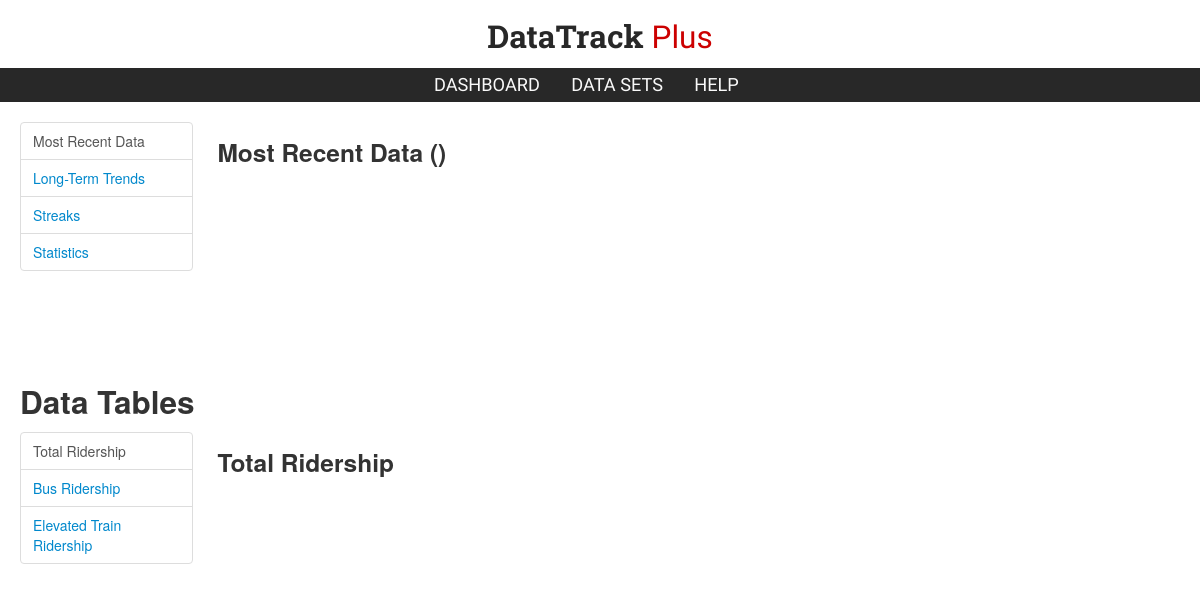
The page /?id=display&dataset=1 on the database its author committed.
### tables this page shows
CREATE TABLE `fields` (
  `id` int(11) NOT NULL AUTO_INCREMENT,
  `dataset` int(11) DEFAULT NULL,
  `field` varchar(100) DEFAULT NULL,
  `text` varchar(100) NOT NULL,
  `major` tinyint(4) DEFAULT '0',
  PRIMARY KEY (`id`),
  KEY `dataset` (`dataset`),
  CONSTRAINT `fields_ibfk_1` FOREIGN KEY (`dataset`) REFERENCES `datasets` (`id`) ON DELETE CASCADE
);

### index.php (called while the page is built, shortened)
<?php
include('templates/header.php');
if(array_key_exists('id',$_GET)){
    $id = $_GET['id'];
}
else{
    $id = 'home';
}
include("templates/$id.php");
include('templates/footer.php');
?>

### includes/meekro.php (called while the page is built, shortened)
<?php
class MeekroDB {
  public $dbName = '';
  public $user = '';
  public $password = '';
  public $host = 'localhost';
  public $port = null;
  public $encoding = 'latin1';
  public $internal_mysql = null;
  public function __construct($host=null, $user=null, $password=null, $dbName=null, $port=null, $encoding=null) {
    if ($port === null) $port = DB::$port;
    if ($encoding === null) $encoding = DB::$encoding;
    $this->host = $host;
    $this->user = $user;
    $this->password = $password;
    $this->dbName = $dbName;
    $this->port = $port;
    $this->encoding = $encoding;
  }
  public function get() {
    $mysql = $this->internal_mysql;
    if (!($mysql instanceof MySQLi)) {
      if (! $this->port) $this->port = ini_get('mysqli.default_port');
      $mysql = new mysqli($this->host, $this->user, $this->password, $this->dbName, $this->port);
      $mysql->set_charset($this->encoding);
      $this->internal_mysql = $mysql;
    }
    return $mysql;
  }
  protected function preparseQueryParams() {
    $args = func_get_args();
    $sql = trim(strval(array_shift($args)));
    $args_all = $args;
    if (count($args_all) == 0) return array($sql);
    $chunkyQuery = array();
    return $chunkyQuery;
  }
  protected function parseQueryParams() {
    $args = func_get_args();
    $chunkyQuery = call_user_func_array(array($this, 'preparseQueryParams'), $args);
    $query = '';
    foreach ($chunkyQuery as $chunk) {
      if (is_string($chunk)) {
        $query .= $chunk;
        continue;
      }
      $result = '';
      $query .= $result;
    }
    return $query;
  }
  protected function prependCall($function, $args, $prepend) { array_unshift($args, $prepend); return call_user_func_array($function, $args); }
  public function query() { $args = func_get_args(); return $this->prependCall(array($this, 'queryHelper'), $args, 'assoc'); }
  protected function queryHelper() {
    $args = func_get_args();
    $type = array_shift($args);
    $db = $this->get();
    $is_buffered = true;
    $row_type = 'assoc';
    $sql = call_user_func_array(array($this, 'parseQueryParams'), $args);
    $result = $db->query($sql, $is_buffered ? MYSQLI_STORE_RESULT : MYSQLI_USE_RESULT);
    $return = array();
    while ($row = ($row_type == 'assoc' ? $result->fetch_assoc() : $result->fetch_row())) {
      $return[] = $row;
    }
    return $return;
  }
}
?>

### classes/yearly.php (called while the page is built, shortened)
<?php
class yearly extends data{
    public function initialize(){
		global $db;
		$fields = $db->query('select * from fields where dataset='.$this->id.' and major=1');
    }
}

### classes/data.php (called while the page is built, shortened)
<?php
abstract class data{
    public function __construct($id){
		$this->initialize();
    }
}

### templates/display.php (the view, shortened to what this page needs)
<?php
$results = $db->queryFirstRow('select * from datasets where id='.$dataset);
if($results['type'] == 'yearly'){
	$data = new yearly($dataset);
}
elseif($results['type'] == 'monthly'){
	$data = new monthly($dataset);
}
?>
<div class="row">
    <div class="span12">
    </div>
</div>
<div class="row-fluid tabbable">
    <div class="span2">
      <ul class="nav nav-tabs nav-stacked">
	<li class="active"><a href="#recent" data-toggle="tab">Most Recent Data</a></li>
	<li><a href="#longterm" data-toggle="tab">Long-Term Trends</a></li>
	<li><a href="#streaks" data-toggle="tab">Streaks</a></li>
	<li><a href="#stats" data-toggle="tab">Statistics</a></li>
      </ul>
    </div>
      <div class="span4 tab-content">
	<div id="recent" class="tab-pane active">
	    <h3>Most Recent Data (<?=$data->mostRecent();?>)</h3>
	</div>
      </div>
    <div class="span5 offset1 chart" id="chart3">
    </div>
</div>
<div class="row-fluid">
    <div class="span12">
	<h2>Data Tables</h2>
    </div>
</div>
<div class="row-fluid tabbable">
    <div class="span2">
      <ul class="nav nav-tabs nav-stacked">
<?php
$first = 1;
foreach($data->fields as $field){
    $class = '';
    if($first){
	$class = "class=\"active\"";
	$first = 0;
    }
    echo "\t\t<li $class><a href=\"#".str_replace(' ','',$field['field'])."\" data-toggle=\"tab\">{$field['text']}</a></li>";
}
?>
      </ul>
    </div>
      <div class="span10 tab-content">
<?php
$first = 1;
foreach($data->fields as $field){
    $active = '';
    if($first){
	$active = 'active';
	$first = 0;
    }
    echo "\t\t<div id=\"".str_replace(' ','',$field['field'])."\" class=\"tab-pane $active\">\n\t\t\t<h3>{$field['text']}</h3>\n\t\t\t\n";
    echo "\t\t\t\n\t\t</div>\n";
}
?>
      </div>
</div>

### includes/css/datatrack.css (style rules this page uses)
.chart { width: 100%; height: 250px; }

### rows shown on the page
fields: text "Total Ridership"
fields: text "Bus Ridership"
fields: text "Elevated Train Ridership"
